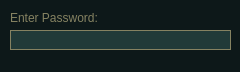
<?xml version="1.0" encoding="UTF-8"?>
<ui version="4.0">
 <class>Dialog</class>
 <widget class="QDialog" name="Dialog">
  <property name="geometry">
   <rect>
    <x>0</x>
    <y>0</y>
    <width>240</width>
    <height>72</height>
   </rect>
  </property>
  <property name="sizePolicy">
   <sizepolicy hsizetype="Fixed" vsizetype="Fixed">
    <horstretch>0</horstretch>
    <verstretch>0</verstretch>
   </sizepolicy>
  </property>
  <property name="minimumSize">
   <size>
    <width>240</width>
    <height>72</height>
   </size>
  </property>
  <property name="maximumSize">
   <size>
    <width>240</width>
    <height>72</height>
   </size>
  </property>
  <property name="windowTitle">
   <string>Dialog</string>
  </property>
  <property name="styleSheet">
   <string notr="true">QDialog {
    background-color: #0d1819;
}

QLabel {
    color: #858261;
    font-size: 12px;
}

QLabel#error_label {
    color: #ff0000;
    font-size: 12px;
}

QLineEdit {
	font-size: 12px;
    border: 1px solid #858261;
    background-color: #213a38;
    color: #858261;
}

QPushButton {
    background: qlineargradient(x1: 0, y1: 1, x2: 0, y2: 0, stop: 0 #132326, stop: 0.4 #193233, stop: 1 #254b41);
    color: #858261;
    border: 2px solid #858261;
    font-size: 14px;
    padding: 0px;
}


QPushButton::enabled:hover {
    background-color: #0c1718;
}

QPushButton::enabled:pressed {
    background-color: #0c1718;
    color: #858261;
}
</string>
  </property>
  <widget class="QLabel" name="password_label">
   <property name="geometry">
    <rect>
     <x>10</x>
     <y>10</y>
     <width>221</width>
     <height>16</height>
    </rect>
   </property>
   <property name="text">
    <string>Enter Password:</string>
   </property>
  </widget>
  <widget class="QLineEdit" name="password_input">
   <property name="geometry">
    <rect>
     <x>10</x>
     <y>30</y>
     <width>221</width>
     <height>20</height>
    </rect>
   </property>
   <property name="inputMask">
    <string/>
   </property>
   <property name="echoMode">
    <enum>QLineEdit::Password</enum>
   </property>
   <property name="clearButtonEnabled">
    <bool>false</bool>
   </property>
  </widget>
  <widget class="QLabel" name="error_label">
   <property name="geometry">
    <rect>
     <x>10</x>
     <y>50</y>
     <width>221</width>
     <height>16</height>
    </rect>
   </property>
   <property name="text">
    <string/>
   </property>
  </widget>
 </widget>
 <resources/>
 <connections/>
</ui>
